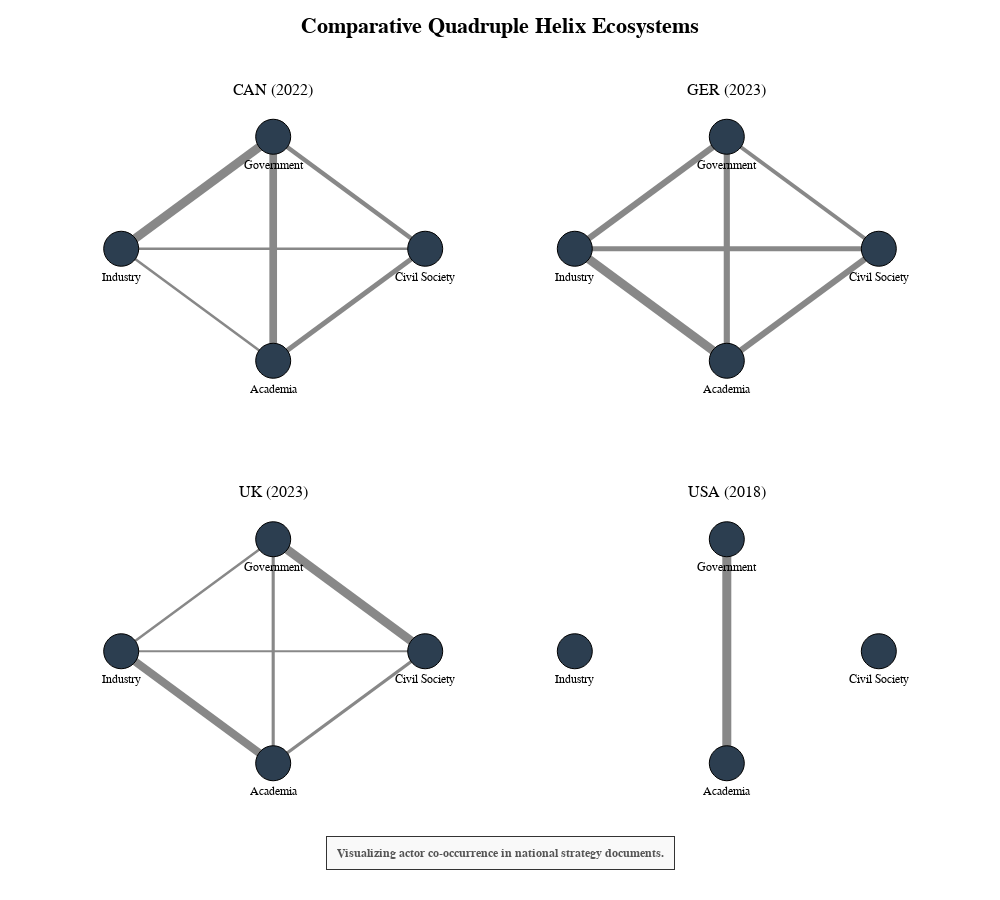

Write notebook code for a chart like this one.
### Markdown cell above
Quadruple  Helix Network Graph

### Code cell
import pandas as pd
import itertools
import networkx as nx
import plotly.graph_objects as go
from plotly.subplots import make_subplots

# 1. SETUP
TARGETS = ["Civil Society", "Government", "Industry", "Academia"]
df_ent_all = pd.read_csv("entities_to_edit.csv").fillna("")

# Data Cleaning
if 'Country' in df_ent_all.columns:
    countries = df_ent_all['Country'].unique()
    countries = [c for c in countries if str(c).strip() != ""]
    if len(countries) > 4:
        countries = countries[:4]
else:
    countries = []

df_ent_all['qh_category'] = df_ent_all['qh_category'].astype(str).str.strip()
df_ent_all = df_ent_all[df_ent_all['qh_category'].isin(TARGETS)]

# --- PREPARE TITLES ---
subplot_titles = []
for c in countries:
    country_data = df_ent_all[df_ent_all['Country'] == c]
    year_label = ""
    # Try finding Year or Date
    if 'Year' in country_data.columns:
        try: y = country_data['Year'].mode()[0]; year_label = f"({int(y)})"
        except: pass
    elif 'Date' in country_data.columns:
         try: y = pd.to_datetime(country_data['Date']).dt.year.mode()[0]; year_label = f"({int(y)})"
         except: pass
    subplot_titles.append(f"{c} {year_label}")

# Initialize Figure
fig = make_subplots(
    rows=2, cols=2,
    subplot_titles=subplot_titles,
    specs=[[{"type": "scatter"}, {"type": "scatter"}],
           [{"type": "scatter"}, {"type": "scatter"}]],
    vertical_spacing=0.15,
    horizontal_spacing=0.08
)

def get_clean_traces(df_country):
    G = nx.Graph()
    G.add_nodes_from(TARGETS)
    
    # Build Edges
    grouped = df_country.groupby(['Doc_ID', 'Paragraph_ID'])
    for _, group in grouped:
        found = group['qh_category'].tolist()
        if len(found) >= 2:
            for c1, c2 in itertools.combinations(sorted(found), 2):
                if c1 != c2:
                    if G.has_edge(c1, c2): G[c1][c2]['weight'] += 1
                    else: G.add_edge(c1, c2, weight=1)

    edges = G.edges(data=True)
    weights = [d['weight'] for u, v, d in edges]
    max_edge_w = max(weights) if weights else 1
    pos = nx.circular_layout(G, scale=1)
    
    traces = []
    
    # Edges
    for u, v, d in edges:
        x0, y0 = pos[u]
        x1, y1 = pos[v]
        w = d['weight']
        width_px = 1 + (w / max_edge_w) * 8
        traces.append(go.Scatter(
            x=[x0, x1, None], y=[y0, y1, None],
            line=dict(width=width_px, color='#888888'), 
            hoverinfo='text', text=f"Mentions: {w}",
            mode='lines', showlegend=False
        ))

    # Nodes
    node_x, node_y, node_text = [], [], []
    degrees = dict(G.degree(weight='weight'))
    for node in G.nodes():
        x, y = pos[node]
        node_x.append(x); node_y.append(y)
        node_text.append(f"<b>{node}</b><br>Volume: {degrees.get(node, 0)}")

    traces.append(go.Scatter(
        x=node_x, y=node_y, mode='markers+text',
        text=list(G.nodes()), textposition="bottom center",
        textfont=dict(size=12, color="black", family="Arial"),
        hovertext=node_text, hoverinfo='text',
        marker=dict(color='#2c3e50', size=35, line=dict(width=1, color='black')),
        showlegend=False
    ))
    return traces

# LOOP
for i, country in enumerate(countries):
    row = (i // 2) + 1; col = (i % 2) + 1
    df_subset = df_ent_all[df_ent_all['Country'] == country]
    for trace in get_clean_traces(df_subset):
        fig.add_trace(trace, row=row, col=col)

# FINAL LAYOUT
fig.update_layout(
    template="plotly_white",
    title=dict(text="<b>Comparative Quadruple Helix Ecosystems</b>", x=0.5, y=0.98, font=dict(size=22)),
    font=dict(family="Arial, sans-serif", color="black"),
    height=900, width=1000, showlegend=False,
    margin=dict(b=100) # Reduced margin since text is smaller
)

# Minimal Footer
fig.add_annotation(
    text="<b>Visualizing actor co-occurrence in national strategy documents.</b>",
    xref="paper", yref="paper",
    x=0.5, y=-0.1,
    showarrow=False,
    font=dict(size=12, color="#555555"),
    align="center",
    bordercolor="#333", borderwidth=1, borderpad=10, bgcolor="#f9f9f9"
)

fig.update_xaxes(visible=False); fig.update_yaxes(visible=False)
fig.show()

### Figure 1 — Plotly figure (JSON) as saved in the notebook; plotly's stock layout.template omitted (floating-point values rounded to 4 significant figures)
{"data": [{"hoverinfo": "text", "line": {"color": "#888888", "width": 2.333}, "mode": "lines", "showlegend": false, "text": "Mentions: 5", "type": "scatter", "x": [1.0, -1.0, null], "xaxis": "x", "y": [2.186e-08, -6.557e-08, null], "yaxis": "y"}, {"hoverinfo": "text", "line": {"color": "#888888", "width": 5}, "mode": "lines", "showlegend": false, "text": "Mentions: 15", "type": "scatter", "x": [1.0, 1.987e-08, null], "xaxis": "x", "y": [2.186e-08, -1.0, null], "yaxis": "y"}, {"hoverinfo": "text", "line": {"color": "#888888", "width": 4.467}, "mode": "lines", "showlegend": false, "text": "Mentions: 13", "type": "scatter", "x": [1.0, -3.576e-08, null], "xaxis": "x", "y": [2.186e-08, 1, null], "yaxis": "y"}, {"hoverinfo": "text", "line": {"color": "#888888", "width": 7.667}, "mode": "lines", "showlegend": false, "text": "Mentions: 25", "type": "scatter", "x": [-3.576e-08, 1.987e-08, null], "xaxis": "x", "y": [1, -1.0, null], "yaxis": "y"}, {"hoverinfo": "text", "line": {"color": "#888888", "width": 9}, "mode": "lines", "showlegend": false, "text": "Mentions: 30", "type": "scatter", "x": [-3.576e-08, -1.0, null], "xaxis": "x", "y": [1, -6.557e-08, null], "yaxis": "y"}, {"hoverinfo": "text", "line": {"color": "#888888", "width": 2.6}, "mode": "lines", "showlegend": false, "text": "Mentions: 6", "type": "scatter", "x": [-1.0, 1.987e-08, null], "xaxis": "x", "y": [-6.557e-08, -1.0, null], "yaxis": "y"}, {"hoverinfo": "text", "hovertext": ["<b>Civil Society</b><br>Volume: 33", "<b>Government</b><br>Volume: 68", "<b>Industry</b><br>Volume: 41", "<b>Academia</b><br>Volume: 46"], "marker": {"color": "#2c3e50", "line": {"color": "black", "width": 1}, "size": 35}, "mode": "markers+text", "showlegend": false, "text": ["Civil Society", "Government", "Industry", "Academia"], "textfont": {"color": "black", "family": "Arial", "size": 12}, "textposition": "bottom center", "type": "scatter", "x": [1.0, -3.576e-08, -1.0, 1.987e-08], "xaxis": "x", "y": [2.186e-08, 1, -6.557e-08, -1.0], "yaxis": "y"}, {"hoverinfo": "text", "line": {"color": "#888888", "width": 6.062}, "mode": "lines", "showlegend": false, "text": "Mentions: 112", "type": "scatter", "x": [1.0, 1.987e-08, null], "xaxis": "x2", "y": [2.186e-08, -1.0, null], "yaxis": "y2"}, {"hoverinfo": "text", "line": {"color": "#888888", "width": 4.028}, "mode": "lines", "showlegend": false, "text": "Mentions: 67", "type": "scatter", "x": [1.0, -3.576e-08, null], "xaxis": "x2", "y": [2.186e-08, 1, null], "yaxis": "y2"}, {"hoverinfo": "text", "line": {"color": "#888888", "width": 5.023}, "mode": "lines", "showlegend": false, "text": "Mentions: 89", "type": "scatter", "x": [1.0, -1.0, null], "xaxis": "x2", "y": [2.186e-08, -6.557e-08, null], "yaxis": "y2"}, {"hoverinfo": "text", "line": {"color": "#888888", "width": 6.333}, "mode": "lines", "showlegend": false, "text": "Mentions: 118", "type": "scatter", "x": [-3.576e-08, -1.0, null], "xaxis": "x2", "y": [1, -6.557e-08, null], "yaxis": "y2"}, {"hoverinfo": "text", "line": {"color": "#888888", "width": 6.153}, "mode": "lines", "showlegend": false, "text": "Mentions: 114", "type": "scatter", "x": [-3.576e-08, 1.987e-08, null], "xaxis": "x2", "y": [1, -1.0, null], "yaxis": "y2"}, {"hoverinfo": "text", "line": {"color": "#888888", "width": 9}, "mode": "lines", "showlegend": false, "text": "Mentions: 177", "type": "scatter", "x": [-1.0, 1.987e-08, null], "xaxis": "x2", "y": [-6.557e-08, -1.0, null], "yaxis": "y2"}, {"hoverinfo": "text", "hovertext": ["<b>Civil Society</b><br>Volume: 268", "<b>Government</b><br>Volume: 299", "<b>Industry</b><br>Volume: 384", "<b>Academia</b><br>Volume: 403"], "marker": {"color": "#2c3e50", "line": {"color": "black", "width": 1}, "size": 35}, "mode": "markers+text", "showlegend": false, "text": ["Civil Society", "Government", "Industry", "Academia"], "textfont": {"color": "black", "family": "Arial", "size": 12}, "textposition": "bottom center", "type": "scatter", "x": [1.0, -3.576e-08, -1.0, 1.987e-08], "xaxis": "x2", "y": [2.186e-08, 1, -6.557e-08, -1.0], "yaxis": "y2"}, {"hoverinfo": "text", "line": {"color": "#888888", "width": 9}, "mode": "lines", "showlegend": false, "text": "Mentions: 49", "type": "scatter", "x": [1.0, -3.576e-08, null], "xaxis": "x3", "y": [2.186e-08, 1, null], "yaxis": "y3"}, {"hoverinfo": "text", "line": {"color": "#888888", "width": 2.143}, "mode": "lines", "showlegend": false, "text": "Mentions: 7", "type": "scatter", "x": [1.0, -1.0, null], "xaxis": "x3", "y": [2.186e-08, -6.557e-08, null], "yaxis": "y3"}, {"hoverinfo": "text", "line": {"color": "#888888", "width": 3.286}, "mode": "lines", "showlegend": false, "text": "Mentions: 14", "type": "scatter", "x": [1.0, 1.987e-08, null], "xaxis": "x3", "y": [2.186e-08, -1.0, null], "yaxis": "y3"}, {"hoverinfo": "text", "line": {"color": "#888888", "width": 3.122}, "mode": "lines", "showlegend": false, "text": "Mentions: 13", "type": "scatter", "x": [-3.576e-08, 1.987e-08, null], "xaxis": "x3", "y": [1, -1.0, null], "yaxis": "y3"}, {"hoverinfo": "text", "line": {"color": "#888888", "width": 2.469}, "mode": "lines", "showlegend": false, "text": "Mentions: 9", "type": "scatter", "x": [-3.576e-08, -1.0, null], "xaxis": "x3", "y": [1, -6.557e-08, null], "yaxis": "y3"}, {"hoverinfo": "text", "line": {"color": "#888888", "width": 7.857}, "mode": "lines", "showlegend": false, "text": "Mentions: 42", "type": "scatter", "x": [-1.0, 1.987e-08, null], "xaxis": "x3", "y": [-6.557e-08, -1.0, null], "yaxis": "y3"}, {"hoverinfo": "text", "hovertext": ["<b>Civil Society</b><br>Volume: 70", "<b>Government</b><br>Volume: 71", "<b>Industry</b><br>Volume: 58", "<b>Academia</b><br>Volume: 69"], "marker": {"color": "#2c3e50", "line": {"color": "black", "width": 1}, "size": 35}, "mode": "markers+text", "showlegend": false, "text": ["Civil Society", "Government", "Industry", "Academia"], "textfont": {"color": "black", "family": "Arial", "size": 12}, "textposition": "bottom center", "type": "scatter", "x": [1.0, -3.576e-08, -1.0, 1.987e-08], "xaxis": "x3", "y": [2.186e-08, 1, -6.557e-08, -1.0], "yaxis": "y3"}, {"hoverinfo": "text", "line": {"color": "#888888", "width": 9}, "mode": "lines", "showlegend": false, "text": "Mentions: 1", "type": "scatter", "x": [-3.576e-08, 1.987e-08, null], "xaxis": "x4", "y": [1, -1.0, null], "yaxis": "y4"}, {"hoverinfo": "text", "hovertext": ["<b>Civil Society</b><br>Volume: 0", "<b>Government</b><br>Volume: 1", "<b>Industry</b><br>Volume: 0", "<b>Academia</b><br>Volume: 1"], "marker": {"color": "#2c3e50", "line": {"color": "black", "width": 1}, "size": 35}, "mode": "markers+text", "showlegend": false, "text": ["Civil Society", "Government", "Industry", "Academia"], "textfont": {"color": "black", "family": "Arial", "size": 12}, "textposition": "bottom center", "type": "scatter", "x": [1.0, -3.576e-08, -1.0, 1.987e-08], "xaxis": "x4", "y": [2.186e-08, 1, -6.557e-08, -1.0], "yaxis": "y4"}], "layout": {"annotations": [{"font": {"size": 16}, "showarrow": false, "text": "CAN (2022)", "x": 0.23, "xanchor": "center", "xref": "paper", "y": 1, "yanchor": "bottom", "yref": "paper"}, {"font": {"size": 16}, "showarrow": false, "text": "GER (2023)", "x": 0.77, "xanchor": "center", "xref": "paper", "y": 1, "yanchor": "bottom", "yref": "paper"}, {"font": {"size": 16}, "showarrow": false, "text": "UK (2023)", "x": 0.23, "xanchor": "center", "xref": "paper", "y": 0.425, "yanchor": "bottom", "yref": "paper"}, {"font": {"size": 16}, "showarrow": false, "text": "USA (2018)", "x": 0.77, "xanchor": "center", "xref": "paper", "y": 0.425, "yanchor": "bottom", "yref": "paper"}, {"align": "center", "bgcolor": "#f9f9f9", "bordercolor": "#333", "borderpad": 10, "borderwidth": 1, "font": {"color": "#555555", "size": 12}, "showarrow": false, "text": "<b>Visualizing actor co-occurrence in national strategy documents.</b>", "x": 0.5, "xref": "paper", "y": -0.1, "yref": "paper"}], "font": {"color": "black", "family": "Arial, sans-serif"}, "height": 900, "margin": {"b": 100}, "showlegend": false, "title": {"font": {"size": 22}, "text": "<b>Comparative Quadruple Helix Ecosystems</b>", "x": 0.5, "y": 0.98}, "width": 1000, "xaxis": {"anchor": "y", "domain": [0, 0.46], "visible": false}, "xaxis2": {"anchor": "y2", "domain": [0.54, 1], "visible": false}, "xaxis3": {"anchor": "y3", "domain": [0, 0.46], "visible": false}, "xaxis4": {"anchor": "y4", "domain": [0.54, 1], "visible": false}, "yaxis": {"anchor": "x", "domain": [0.575, 1], "visible": false}, "yaxis2": {"anchor": "x2", "domain": [0.575, 1], "visible": false}, "yaxis3": {"anchor": "x3", "domain": [0, 0.425], "visible": false}, "yaxis4": {"anchor": "x4", "domain": [0, 0.425], "visible": false}}}
